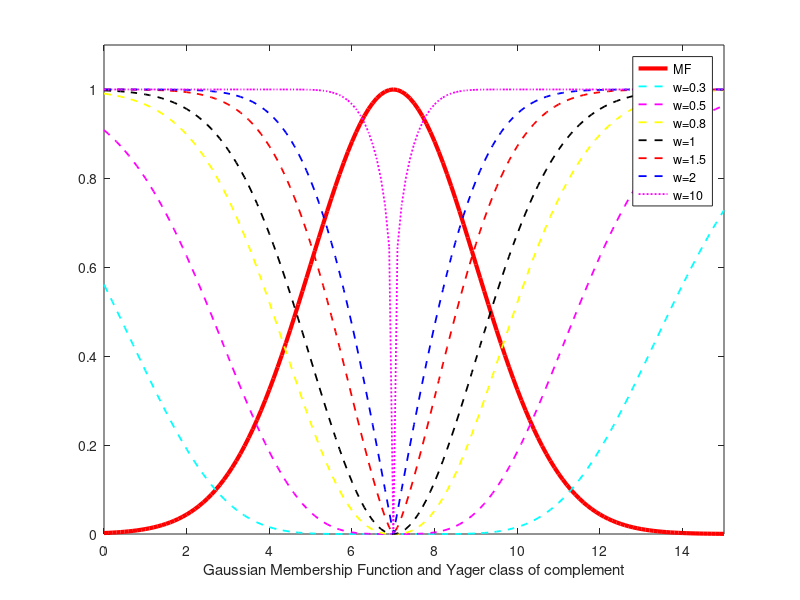

Write the MATLAB code that produced this figure.
%  Shahab Sotudian--94125091
disp('*** Yager class of complement for Gaussian membership function ***')
disp('Enter the parameter of Gaussian membership function sigma and mean  ***')
sigma=2;
c=7;

% Gaussian membership function
x=0:0.1:(c+4*sigma);
y = exp(-(x - c).^2/(2*sigma^2));

%Yager class of complement

s=(y.^0.3);
h=(1.-s);
l=(h.^(1/0.3));

s=(y.^0.5);
h=(1.-s);
p=(h.^(1/0.5));

s=(y.^0.8);
h=(1.-s);
u=(h.^(1/0.8));

s=(y.^1);
h=(1.-s);
t=(h.^(1/1));

s=(y.^1.5);
h=(1.-s);
z=(h.^(1/1.5));

s=(y.^2);
h=(1.-s);
n=(h.^(1/2));


s=(y.^10);
h=(1.-s);
m=(h.^(1/10));
% plottingt
plot(x,y,'r','linewidth',3)
  hold on
plot(x,l,'c--','linewidth',1.3)
hold on
plot(x,p,'m--','linewidth',1.3)
hold on
plot(x,u,'y--','linewidth',1.3)
hold on
plot(x,t,'k--','linewidth',1.3)
hold on
plot(x,z,'r--','linewidth',1.3)
hold on
plot(x,n,'b--','linewidth',1.3)
hold on
plot(x,m,'m:','linewidth',1.3)
axis([0 (c+4*sigma) 0  1.1]);
xlabel('Gaussian Membership Function and Yager class of complement')
legend('MF','w=0.3','w=0.5','w=0.8','w=1','w=1.5','w=2','w=10')
